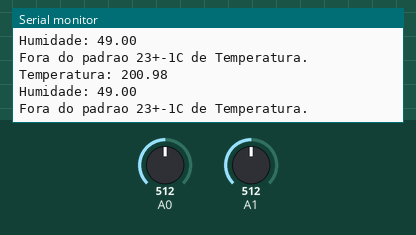
The sketch below on a simulated Arduino Uno, built with avr-gcc and run on an emulated ATmega328P. On the bench: the last lines printed to the serial monitor. The test bench sets the inputs (shaded band); at power-on: A1 = 512, A0 = 512.

Above: at 1.8 s.
1.9 s: A1 set to 541
At 2.9 s:
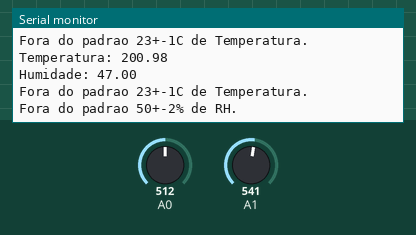
4.6 s: A0 set to 716
6.1 s: A1 set to 511
At 7.0 s:
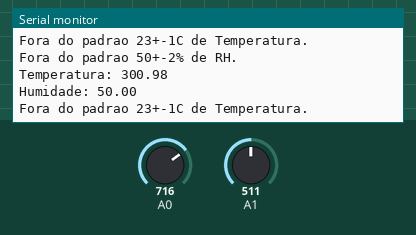
7.6 s: A0 set to 900
At 8.9 s:
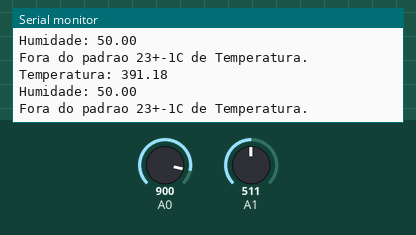
Timing chart, 0 to 10.1 s (numbered marks = the images above; inputs shaded):
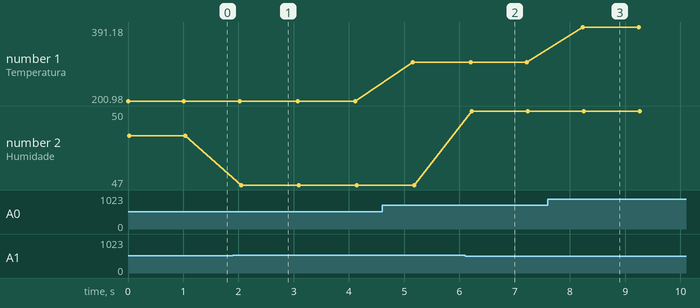

Measured:
- the behaviour switches between 531 and 532 on A1 (found by bisection; images 0 and 1)
- after the input at 1.9 s, the serial monitor: prints a new line after 0.15 s (image 1)
- after the input at 6.1 s, the serial monitor: prints a new line after 0.12 s (image 2)
- after the input at 7.6 s, the serial monitor: prints a new line after 0.63 s (image 3)
- plotted number 1: 200.98 → 300.98 after the input at 4.6 s, 300.98 → 391.18 after the input at 7.6 s
- plotted number 2: 49 → 47 after the input at 1.9 s

The sketch:

temphum_bonus_iso_1.ino
```cpp
// C++ code
//
void setup()
{
  Serial.begin(9600);
  pinMode(A1,INPUT);
}

void loop()
{
	int valorSensor = analogRead(A0);


  	//Conversion of 10bit analog reading to volts (Should be 1023-1024, but 1020 returns more precise temp.)
  	float voltSensor = (5.0/1020.0) * valorSensor;
  	//Conversion of volts to celsius
  	float temp = (voltSensor - 0.5) * 100;

  	int valorHum = analogRead(A1);
  	//Mapping of analog reading from potenciometer input to 0-100 percentage of humidity.
  	float hum = map(valorHum,1023,0,0,100);


  	Serial.print("Temperatura: ");
  	Serial.println(temp);
  	Serial.print("Humidade: ");
  	Serial.println(hum);

  	if(temp > 24 || temp < 22) Serial.println("Fora do padrao 23+-1C de Temperatura.");
	if(hum > 52 || hum < 48) Serial.println("Fora do padrao 50+-2% de RH.");

  	delay(1000);

}
```
